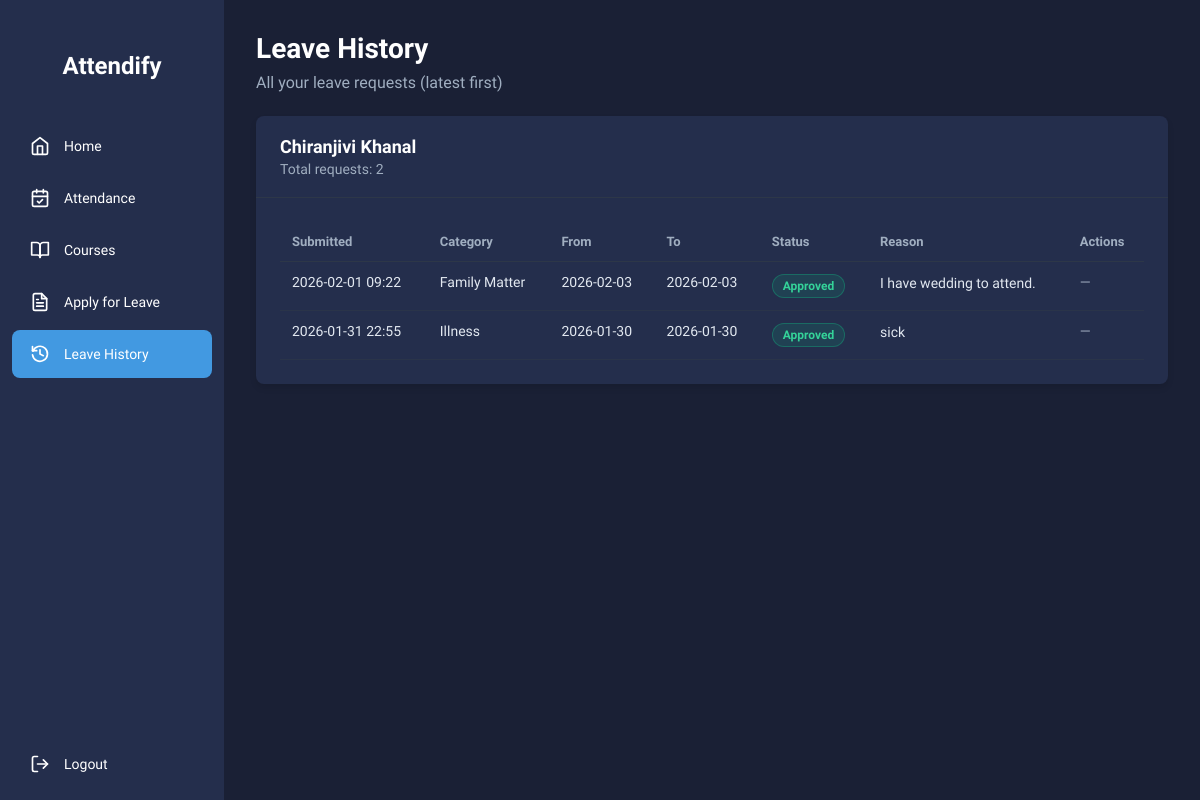
The app's page /leave/history/ (signed in), older data.
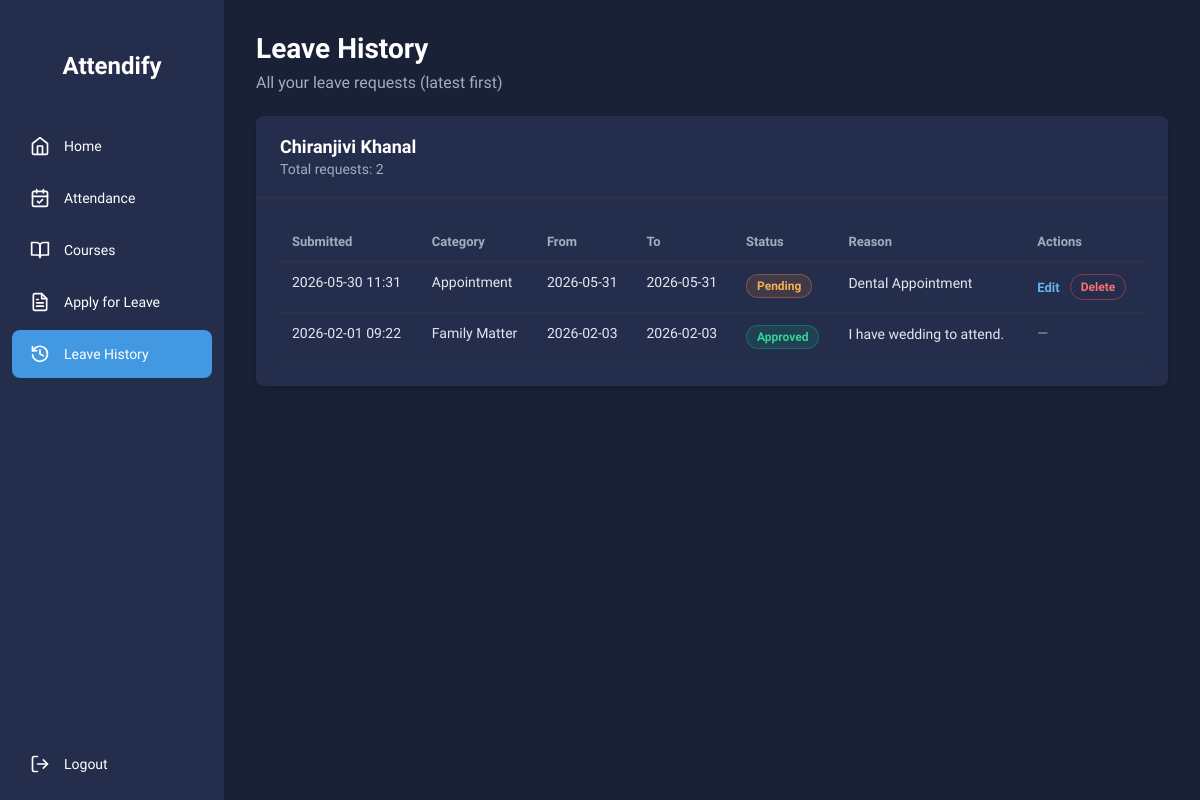
The same page, newer data.
### attendance/models.py (models this page shows, shortened)
class Student(models.Model):
    student_id = models.AutoField(primary_key=True)
    name = models.CharField(max_length=100)
    email = models.EmailField(unique=True)
    phone_number = models.CharField(max_length=15)
    address = models.TextField()
    password = models.CharField(max_length=100)
    dob = models.DateField()
    course = models.CharField(max_length=100)

class LeaveRequest(models.Model):
    STATUS_CHOICES = [
        ('pending', 'Pending'),
        ('approved', 'Approved'),
        ('rejected', 'Rejected'),
    ]
    CATEGORY_CHOICES = [
        ('illness', 'Illness'),
        ('appointment', 'Appointment'),
        ('family', 'Family Matter'),
        ('other', 'Other'),
    ]
    student = models.ForeignKey(Student, on_delete=models.CASCADE)
    category = models.CharField(max_length=20, choices=CATEGORY_CHOICES, default='other') # New Field
    from_date = models.DateField()
    to_date = models.DateField()
    reason = models.TextField()
    status = models.CharField(max_length=10, choices=STATUS_CHOICES, default='pending')
    submitted_at = models.DateTimeField(auto_now_add=True)

### attendance/views.py (the view)
# urls.py: path('leave/history/', views.leave_history_view, name='leave_history'),
def leave_history_view(request):
    if 'student_id' not in request.session:
        return redirect('login_view')
    student_id = request.session['student_id']
    student = get_object_or_404(Student, student_id=student_id)
    leave_requests = (
        LeaveRequest.objects
        .filter(student=student)
        .order_by('-submitted_at')
    )
    return render(request, 'attendance/leave_history.html', {
        'student': student,
        'student_name': request.session.get('student_name', student.name),
        'leave_requests': leave_requests,
    })

### attendance/templates/attendance/leave_history.html (shortened to what this page needs)
{% load static %}
<!DOCTYPE html>
<html lang="en">
<head>
  <link rel="stylesheet" href="{% static 'css/leave.css' %}">
  <link rel="stylesheet" href="{% static 'css/leave_history.css' %}">
</head>
<body>
  <div class="main-container">
    {% include 'attendance/navbar.html' with active_page='leave_history' %}
    <div class="main-content">
      <div class="header">
        <h1>Leave History</h1>
        <p>All your leave requests (latest first)</p>
      </div>
      <div class="content-container">
        <div class="card">
          <div class="card-header">
            <h2>{{ student_name }}</h2>
            <p>Total requests: {{ leave_requests|length }}</p>
          </div>
          <div class="card-content">
            {% if leave_requests %}
              <div class="table-wrap">
                <table class="history-table">
                  <thead>
                    <tr>
                      <th>Submitted</th>
                      <th>Category</th>
                      <th>From</th>
                      <th>To</th>
                      <th>Status</th>
                      <th>Reason</th>
                      <th>Actions</th>
                    </tr>
                  </thead>
                  <tbody>
                    {% for req in leave_requests %}
                      <tr>
                        <td class="muted">{{ req.submitted_at|date:"Y-m-d H:i" }}</td>
                        <td>{{ req.get_category_display }}</td>
                        <td>{{ req.from_date|date:"Y-m-d" }}</td>
                        <td>{{ req.to_date|date:"Y-m-d" }}</td>
                        <td>
                          <span class="status-badge status-{{ req.status }}">{{ req.get_status_display }}</span>
                        </td>
                        <td class="reason-cell">{{ req.reason }}</td>
                        <td>
                          {% if req.status == "pending" %}
                            <div class="actions">
                              <a class="action-link" href="{% url 'edit_leave_request' req.id %}">Edit</a>
                              <form method="post" action="{% url 'delete_leave_request' req.id %}" class="inline-form"
                                onsubmit="return confirm('Delete this leave request?');">
                                <button type="submit" class="action-danger">Delete</button>
                              </form>
                            </div>
                          {% else %}
                            <span class="muted">—</span>
                          {% endif %}
                        </td>
                      </tr>
                    {% endfor %}
                  </tbody>
                </table>
              </div>
            {% else %}
              <div class="empty-state">
                <p>You haven’t submitted any leave requests yet.</p>
                <a class="submit-btn" href="/leave/">Apply for Leave</a>
              </div>
            {% endif %}
          </div>
        </div>
      </div>
    </div>
  </div>
</body>
</html>

### attendance/templates/attendance/navbar.html (shortened to what this page needs)
<div class="sidebar">
  <div class="sidebar-header"></div>
  <div class="logo-container">
    <h1 class="sidebar-title">Attendify</h1>
  </div>
  <div class="sidebar-menu">
    <a href="{% url 'dashboard' %}{% if selected_month %}?month={{ selected_month }}&year={{ selected_year }}{% endif %}" class="sidebar-item{% if active_page == 'dashboard' %} active{% endif %}">
      <div class="sidebar-icon">
        <svg xmlns="http://www.w3.org/2000/svg" width="20" height="20" viewBox="0 0 24 24" fill="none"
          stroke="currentColor" stroke-width="2" stroke-linecap="round" stroke-linejoin="round">
          <path d="m3 9 9-7 9 7v11a2 2 0 0 1-2 2H5a2 2 0 0 1-2-2z"></path>
          <polyline points="9 22 9 12 15 12 15 22"></polyline>
        </svg>
      </div>
      <span class="sidebar-label">Home</span>
    </a>
    <a href="{% url 'attendance_report' %}{% if selected_month %}?month={{ selected_month }}&year={{ selected_year }}{% endif %}" class="sidebar-item{% if active_page == 'attendance' %} active{% endif %}">
      <div class="sidebar-icon">
      </div>
      <span class="sidebar-label">Attendance</span>
    </a>
    <a href="{% url 'course' %}" class="sidebar-item{% if active_page == 'course' %} active{% endif %}">
      <div class="sidebar-icon">
        <svg xmlns="http://www.w3.org/2000/svg" width="20" height="20" viewBox="0 0 24 24" fill="none"
          stroke="currentColor" stroke-width="2" stroke-linecap="round" stroke-linejoin="round">
          <path d="M2 3h6a4 4 0 0 1 4 4v14a3 3 0 0 0-3-3H2z"></path>
          <path d="M22 3h-6a4 4 0 0 0-4 4v14a3 3 0 0 1 3-3h7z"></path>
        </svg>
      </div>
      <span class="sidebar-label">Courses</span>
    </a>
    <a href="{% url 'leave_view' %}" class="sidebar-item{% if active_page == 'leave' %} active{% endif %}">
      <div class="sidebar-icon">
      </div>
      <span class="sidebar-label">Apply for Leave</span>
    </a>
    <a href="{% url 'leave_history' %}" class="sidebar-item{% if active_page == 'leave_history' %} active{% endif %}">
      <div class="sidebar-icon">
        <svg xmlns="http://www.w3.org/2000/svg" width="20" height="20" viewBox="0 0 24 24" fill="none"
          stroke="currentColor" stroke-width="2" stroke-linecap="round" stroke-linejoin="round">
          <path d="M3 3v5h5"></path>
          <path d="M3.05 13a9 9 0 1 0 .5-4.5L3 8"></path>
          <path d="M12 7v5l4 2"></path>
        </svg>
      </div>
      <span class="sidebar-label">Leave History</span>
    </a>
  </div>
  <div class="sidebar-footer">
    <a href="{% url 'logout' %}" class="sidebar-item">
      <div class="sidebar-icon">
      </div>
      <span class="sidebar-label">Logout</span>
    </a>
  </div>
</div>

### static/css/leave.css (style rules this page uses)
* { margin: 0; padding: 0; box-sizing: border-box; font-family: 'Nunito Sans', sans-serif; }
body { background-color: #1a2035; color: #f9f9ff; }
.main-container { display: flex; min-height: 100vh; }
.sidebar { width: 224px; background-color: #242e4c; color: white; position: fixed; top: 0; left: 0; bottom: 0; display: flex; flex-direction: column; }
.sidebar-header { padding: 16px; }
.sidebar-menu { flex: 1; padding: 12px; display: flex; flex-direction: column; gap: 4px; }
.sidebar-item { display: flex; align-items: center; gap: 12px; padding: 12px 16px; text-decoration: none; color: white; border-radius: 8px; transition: background-color 0.2s; }
.sidebar-item.active { background-color: #4299e1; }
.sidebar-icon { width: 24px; height: 24px; display: flex; align-items: center; justify-content: center; }
.sidebar-label { font-size: 14px; font-weight: 500; }
.sidebar-footer { padding: 12px; margin-top: auto; }
.logo-container { display: flex; justify-content: center; align-items: center; padding: 20px 0; margin-bottom: 10px; }
.sidebar-title { font-weight: bold; font-size: 24px; color: white; text-align: center; }
.main-content { margin-left: 224px; padding: 32px; width: calc(100% - 224px); }
.header { margin-bottom: 24px; }
.header h1 { font-size: 28px; font-weight: 700; margin-bottom: 8px; color: #ffffff; }
.header p { color: #a0aec0; font-size: 16px; }
.content-container { max-width: 1000px; }
.card { background-color: #242e4c; border-radius: 8px; box-shadow: 0 4px 6px rgba(0, 0, 0, 0.1); overflow: hidden; margin-bottom: 24px; }
.card-header { padding: 20px 24px; border-bottom: 1px solid #2d3748; }
.card-header h2 { font-size: 18px; font-weight: 600; margin-bottom: 4px; color: #ffffff; }
.card-header p { color: #a0aec0; font-size: 14px; }
.card-content { padding: 24px; }

### static/css/leave_history.css (style rules this page uses)
.table-wrap { overflow-x: auto; }
.history-table { width: 100%; border-collapse: collapse; min-width: 820px; }
.history-table thead th { text-align: left; font-size: 13px; color: #a0aec0; font-weight: 600; padding: 12px; border-bottom: 1px solid #2d3748; }
.history-table tbody td { padding: 12px; border-bottom: 1px solid rgba(45, 55, 72, 0.7); vertical-align: top; color: #e2e8f0; font-size: 14px; }
.muted { color: #a0aec0; }
.reason-cell { max-width: 420px; white-space: pre-wrap; word-break: break-word; line-height: 1.35; }
.actions { display: inline-flex; gap: 10px; align-items: center; }
.inline-form { display: inline; margin: 0; }
.action-link { color: #63b3ed; text-decoration: none; font-weight: 600; font-size: 13px; }
.action-danger { background: transparent; border: 1px solid rgba(239, 68, 68, 0.5); color: #f87171; padding: 5px 10px; border-radius: 9999px; font-size: 12px; font-weight: 700; cursor: pointer; }
.status-badge { display: inline-flex; align-items: center; padding: 4px 10px; border-radius: 9999px; font-size: 12px; font-weight: 600; border: 1px solid transparent; }
.status-badge.status-pending { background: rgba(237, 137, 54, 0.14); border-color: rgba(237, 137, 54, 0.35); color: #f6ad55; }
.status-badge.status-approved { background: rgba(16, 185, 129, 0.14); border-color: rgba(16, 185, 129, 0.35); color: #34d399; }

Row changes from the older to the newer data that the page shows:
removed LeaveRequest: submitted_at "2026-01-31 22:55", category "Illness", from_date "2026-01-30", to_date "2026-01-30", status "Approved", reason "sick"
added LeaveRequest: submitted_at "2026-05-30 11:31", category "Appointment", from_date "2026-05-31", to_date "2026-05-31", status "Pending", reason "Dental Appointment", shows "Edit"
